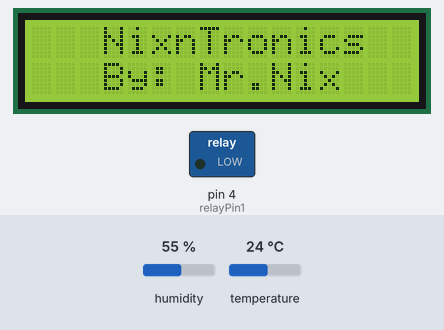
Recording of a sketch running on a simulated Arduino Uno, built with avr-gcc and run on an emulated ATmega328P. On the bench: 16×2 character LCD, switched loads named in the sketch (green lamp = pin HIGH). The test bench sets the inputs (shaded band); at power-on: temperature 24 °C, humidity 55 %. What the sketch prints to the serial monitor is not drawn.

Above: at 1.2 s.
1.3 s: temperature set to 32.5 °C
At 13.5 s:
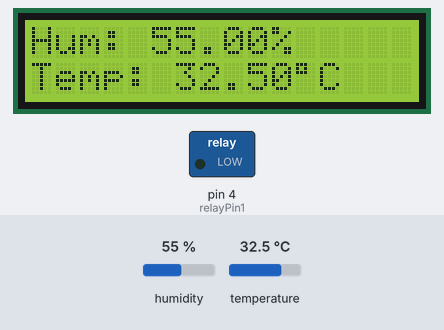
At 15.0 s:
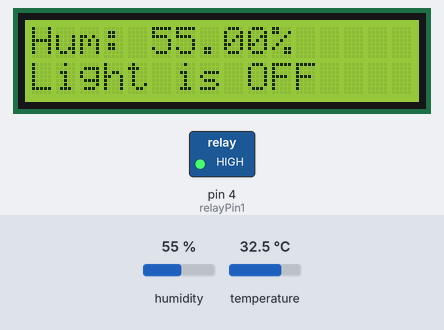
15.3 s: temperature set to 33.6 °C
At 30.7 s:
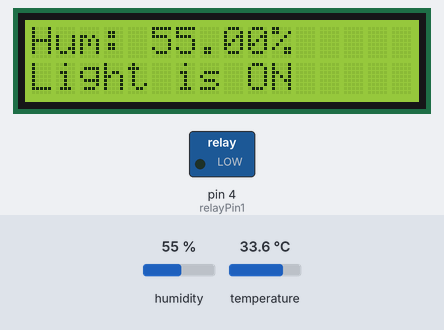
Timing chart, 0 to 32.2 s (numbered marks = the images above; inputs shaded):
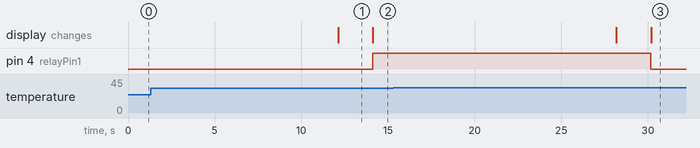

The sketch:

stage01.ino
```cpp
#include <DHT.h>
#include <Wire.h>
#include <LiquidCrystal_I2C.h>

//Constants
#define DHTPIN A1     // what pin we're connected to
#define DHTTYPE DHT22   // DHT 22  (AM2302)
DHT dht(DHTPIN, DHTTYPE); //// Initialize DHT sensor for normal 16mhz Arduino
LiquidCrystal_I2C lcd(0x27,16,2);
int relayPin1 = 4; //Relay pin
//int relayPin2 = 5; //Relay pin

//Variables
int chk;
float hum;  //Stores humidity value
float temp; //Stores temperature value

void setup()
{
  Serial.begin(9600);
  dht.begin();
  lcd.init();
  lcd.backlight();
  lcd.clear();
  lcd.setCursor(3,0);
  lcd.print("NixnTronics");
  lcd.setCursor(3,1);
  lcd.print("By: Mr.Nix");
  //lcd.setBacklight(HIGH);
  pinMode(relayPin1, OUTPUT); //Bulb ON/OFF relay
 // pinMode(relayPin2, OUTPUT); //Fan ON/OFF relay
}

void loop()
{
    delay(2000);
    //Read data and store it to variables hum and temp
    hum = dht.readHumidity();
    temp= dht.readTemperature();
    //loop
    if (isnan(temp) || isnan(hum)) {
    Serial.println("Failed to read from DHT");
    } else {
    //Print temp and humidity values to serial monitor
    Serial.print("Humidity: ");
    Serial.print(hum);
    Serial.print(" %, Temp: ");
    Serial.print(temp);
    Serial.println(" *C");
    delay(10000); //Delay 2 sec.

    //Print temp and humidity value to LCD
    lcd.clear();
    //lcd.backlight();
    lcd.setCursor(0,0);
    lcd.print("Hum: ");
    lcd.print(hum);
    lcd.print("%");
    lcd.setCursor(0,1);
    lcd.print("Temp: ");
    lcd.print(temp);
    lcd.print("\337C ");
    delay(2000);

   // lcd.noBacklight();
   // delay(5000);
    //lcd.clear();
    //lcd.setCursor(3,0);
    //lcd.print("NixnTronics");
    //lcd.setCursor(3,1);
    //lcd.print("By: Mr.Nix ");
    //delay(2000);
    }
    //delay(900000); //add 15 minute delay when reading mperature/humidity
    //delay(2000);

    //THERMOSTAT CONTROL
    //relay 1 is Bulb ON/OFF action
    //relay 2 is Fan ON/OFF action

   if (temp > 33){
    digitalWrite(relayPin1, LOW);
    lcd.setCursor(0,1);
    lcd.print("Light is ON  ");
    delay(10);
   }
   else{
    digitalWrite(relayPin1, HIGH);
    lcd.setCursor(0,1);
    lcd.print("Light is OFF ");
   }
   delay(2000);
   //lcd.clear();
}
```

Measured:
- the behaviour switches between 33 and 33.1 °C on temperature (found by bisection; images 2 and 3)
- after the input at 15.3 s, pin 4 (relayPin1): HIGH → LOW after 14.9 s; the display: first changes after 12.9 s (image 3 shows a later state)
- what the display in image 1 shows lasts 2.0 s, from 12.1 s to 14.1 s
